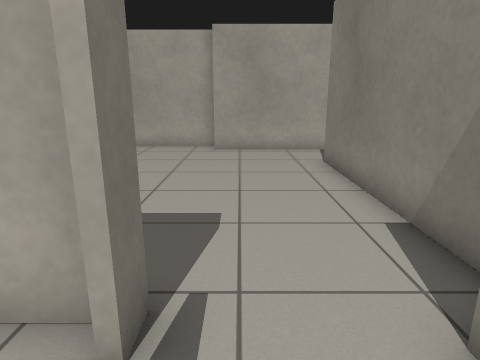
view 1 (above)

24 first-person views from a walk through a Gazebo world. The camera is 1 m above the floor, tilts 14° down and sees 75° across. The floor is counted in squares, 0.5 m on a side. Each view is taken from the middle of a square. On the plan, view 1 faces up. The plan holds only what a view shows up to about 18 squares ahead; the rest is blank. The place goes on beyond the plan. The robots in the file are not drawn. Simple shapes stand in for some stock models. Surface patterns are stand-ins for the level's own textures.

view 2
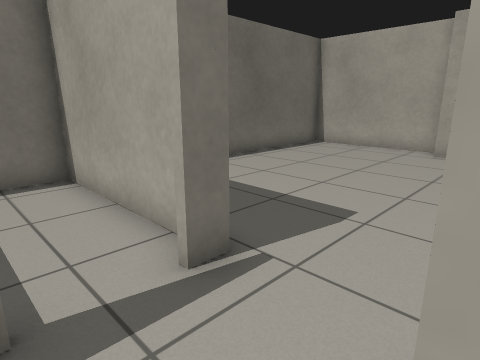

view 3
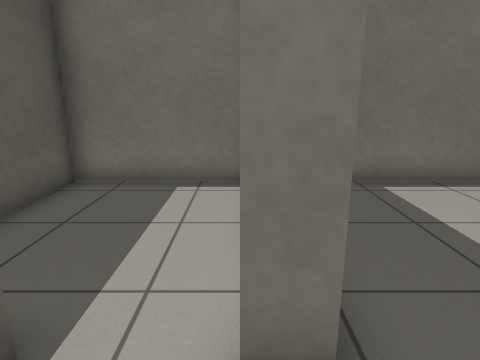

view 4
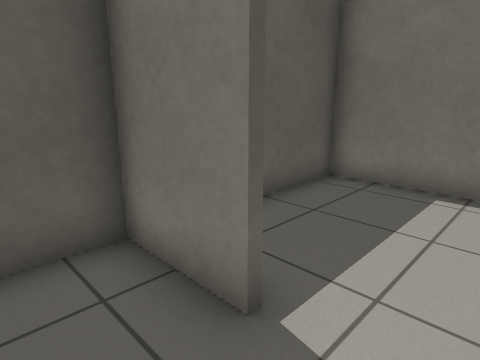

view 5
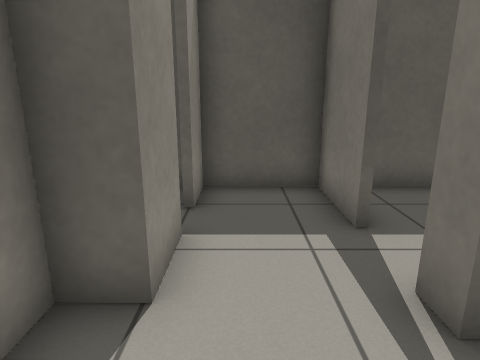

view 6
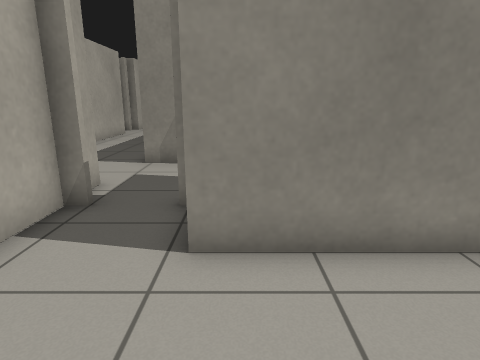

view 7
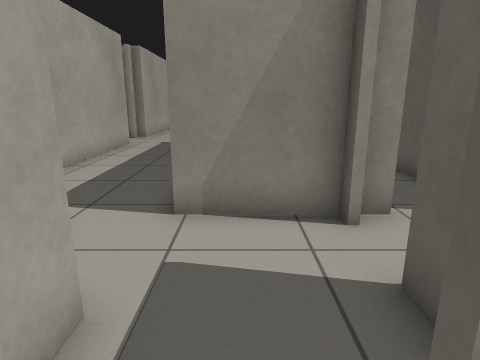

view 8
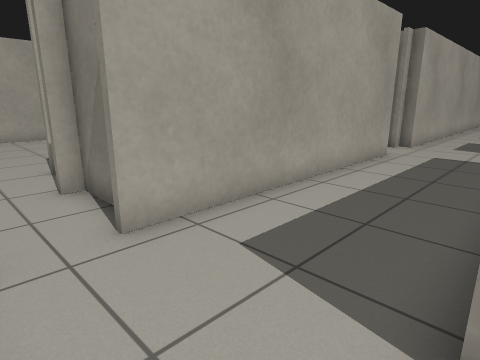

view 9
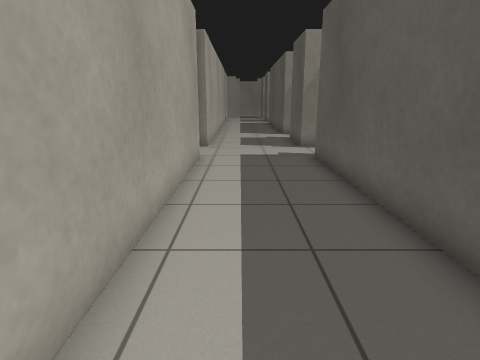

view 10
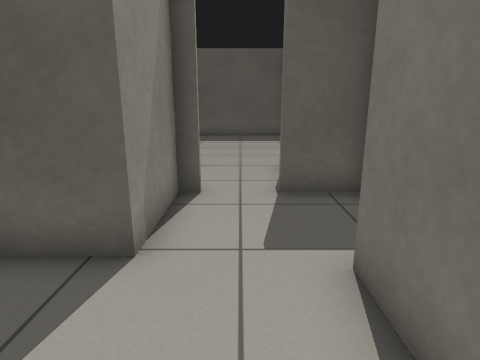

view 11
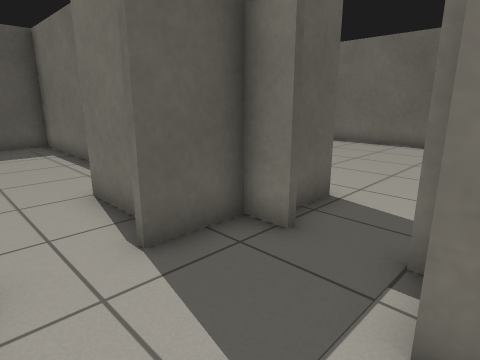

view 12
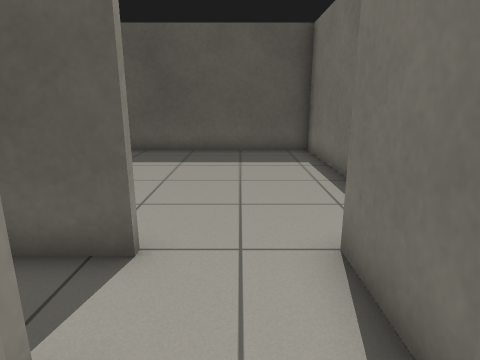

view 13
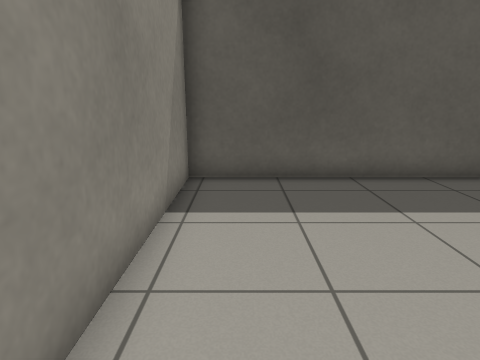

view 14
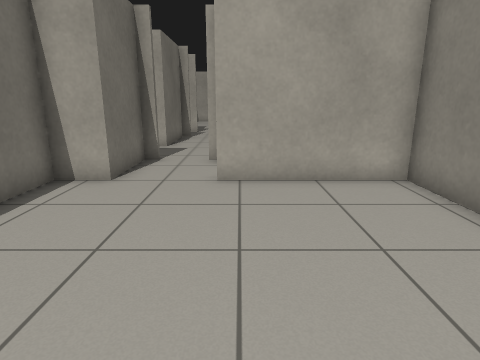

view 15
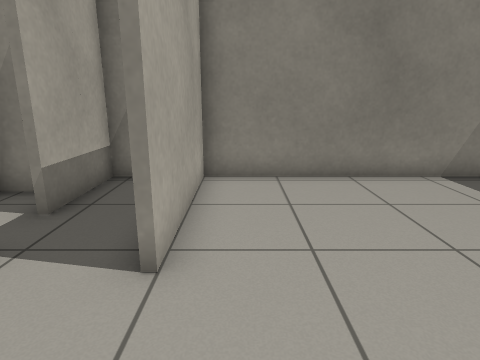

view 16
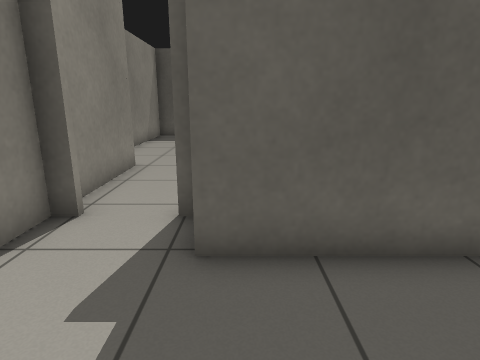

view 17
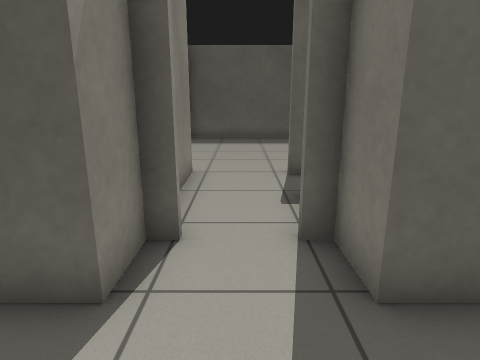

view 18
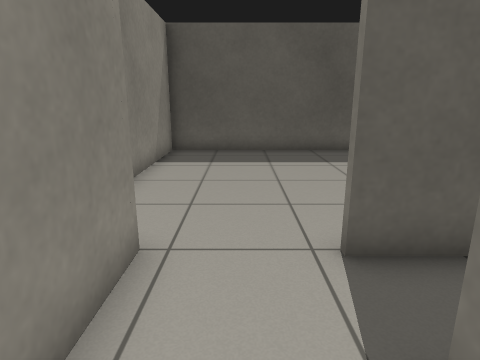

view 19
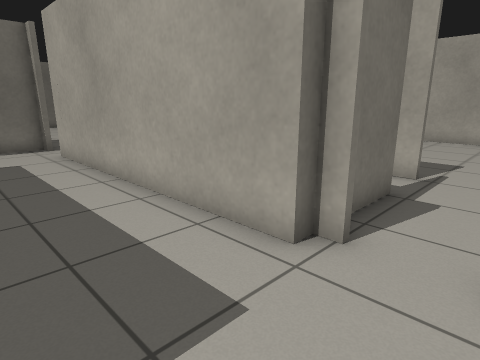

view 20
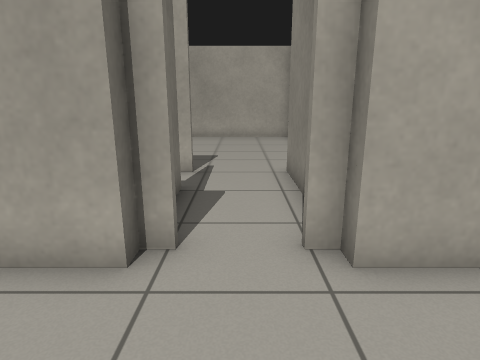

view 21
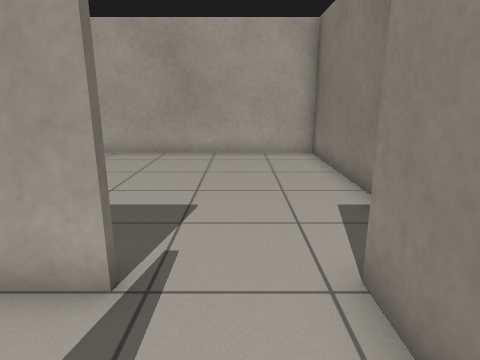

view 22
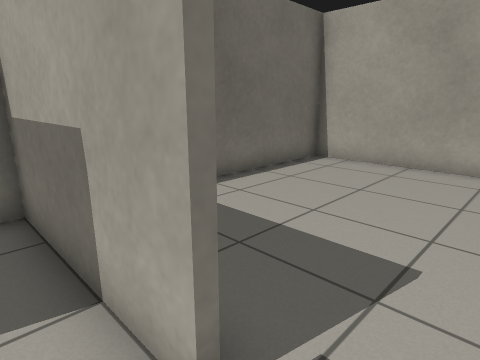

view 23
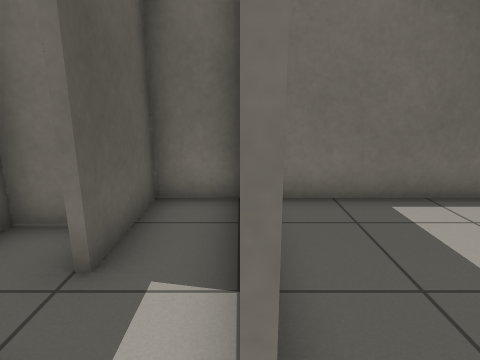

view 24
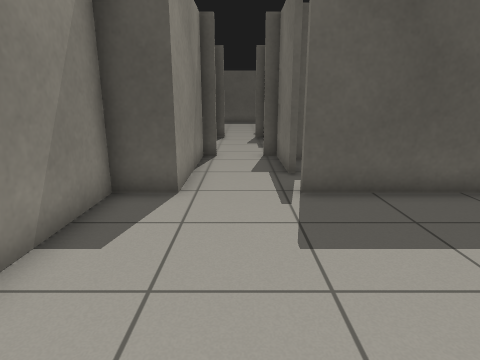

### Floor plan
Key: @ floor where view 1 was taken; # wall or solid block; . floor.
Columns run from 7 left of view 1 to 24 right of it. Each row starts with its distance up from view 1.
 33                  ###  ##########
 32                  ..   #........#
 31                  ..   #........#
 30                 ...   #........#
 29                 ...   #........#
 28                 ..    #........#
 27                 ..   ##........#
 26                 ..   # ........#
 25                 ..   # ........#
 24                ...   # ........#
 23                ..#   ######..###
 22                ..    ##......#
 21                .#    #######.#
 20                .#      #  ##.#
 19                .#      #  ##.##
 18              ##.############.###
 17              ##.................
 16              ##.................
 15 #######      ##.................
 14 #.....#########.................
 13 #...............############.###
 12 #...............##  #      #.##
 11 #.........###...##  #      #.#
 10 #.........#####.#######    #.#
  9 #.........#   #...... #   ...#
  8 #.........#   #...... #  ....#
  7 #.........#####..######  ##..#
  6 #.........###........##   .....
  5 #.........###........##   .....
  4 # ........# #........##  ......
  3 #######...###........##  ......#
  2 #........####........##  ......#
  1 #........#  #........##  ......#
  0 #.....#@..  #........#  .......#
 -1 #.....#..#  #........#  .......#
 -2 ##########  ####################

Where each view was taken, in squares from view 1:
view 1: 0 up, 0 right, facing up
view 2: 0 up, 2 right, facing up-left
view 3: 2 up, 1 right, facing left
view 4: 2 up, 1 right, facing down-left
view 5: 5 up, 1 right, facing down
view 6: 10 up, 1 left, facing right
view 7: 12 up, 4 right, facing right
view 8: 13 up, 7 right, facing up-right
view 9: 16 up, 8 right, facing right
view 10: 17 up, 8 right, facing down
view 11: 14 up, 9 right, facing down-left
view 12: 11 up, 8 right, facing down
view 13: 6 up, 13 right, facing down
view 14: 1 down, 10 right, facing up
view 15: 6 up, 6 right, facing right
view 16: 17 up, 19 right, facing down
view 17: 16 up, 21 right, facing down
view 18: 11 up, 21 right, facing down
view 19: 14 up, 22 right, facing up-left
view 20: 14 up, 21 right, facing up
view 21: 20 up, 21 right, facing up
view 22: 22 up, 21 right, facing up-left
view 23: 23 up, 21 right, facing left
view 24: 30 up, 21 right, facing down
